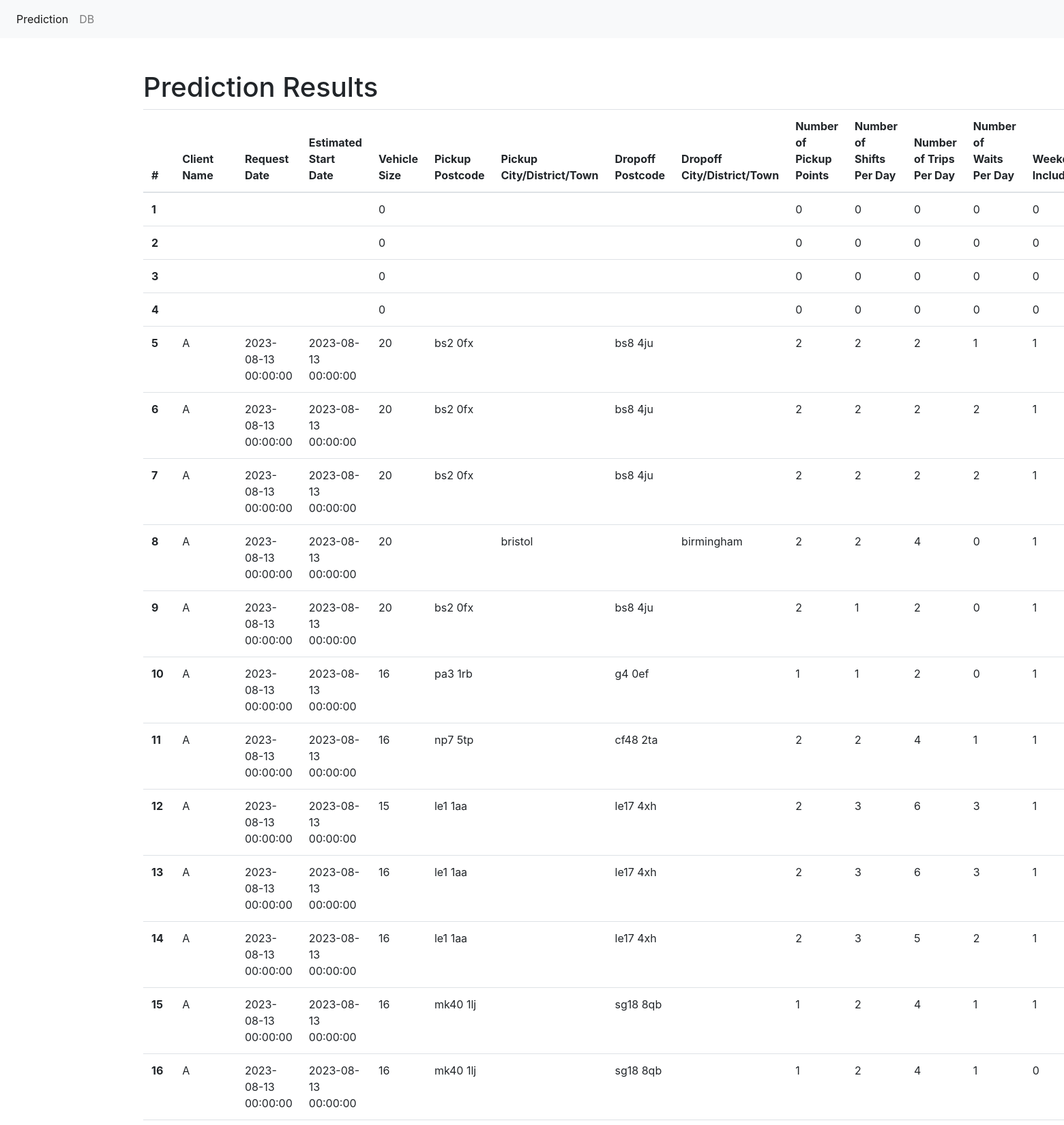
The app's page /results/ (upper part) with its own data.
### predict/models.py (models this page shows, shortened)
class PredResults(models.Model):
    client_name = models.CharField(max_length=30, default="")
    request_date = models.CharField(max_length=30, default="")
    start_date = models.CharField(max_length=30, default="")
    vehicle_size = models.IntegerField(default=0)
    pickup_postcode_1 = models.CharField(max_length=30, default="")
    pickup_city_1 = models.CharField(max_length=30, default="")
    dropoff_postcode_1 = models.CharField(max_length=30, default="")
    dropoff_city_1 = models.CharField(max_length=30, default="")
    number_pickups = models.IntegerField(default=0)
    number_shifts = models.IntegerField(default=0)
    number_trips = models.IntegerField(default=0)
    number_waits_returns = models.IntegerField(default=0)
    weekday = models.IntegerField(default=0)
    weekend = models.IntegerField(default=0)
    unsociable_hours = models.IntegerField(default=0)
    pred_price = models.FloatField(default=0)
    lower_price = models.FloatField(default=0)
    upper_price = models.FloatField(default=0)

### predict/views.py (the view)
# urls.py: path('results/', views.view_results, name='results'),
def view_results(request):
    data = {"dataset": PredResults.objects.all()}
    return render(request, "results.html", data)

### templates/results.html (shortened to what this page needs)
{% extends "base.html" %}
{% block main %}
    <div class="container pt-5">
        <div class="row">
        <h1>Prediction Results</h1>
            <table class="table">
                <thead>
                <tr>
                <th scope="col">#</th>
                <th scope="col">Client Name</th>
                <th scope="col">Request Date</th>
                <th scope="col">Estimated Start Date</th>
                <th scope="col">Vehicle Size</th>
                <th scope="col">Pickup Postcode</th>
                <th scope="col">Pickup City/District/Town</th>
                <th scope="col">Dropoff Postcode</th>
                <th scope="col">Dropoff City/District/Town</th>
                <th scope="col">Number of Pickup Points</th>
                <th scope="col">Number of Shifts Per Day</th>
                <th scope="col">Number of Trips Per Day</th>
                <th scope="col">Number of Waits Per Day</th>
                <th scope="col">Weekday Included?</th>
                </tr>
                </thead>
                <tbody>
                {% for data in dataset %}
                    <tr>
                    <th scope="row">{{ data.id }}</th>
                    <td>{{ data.client_name }}</td>
                    <td>{{ data.request_date }}</td>
                    <td>{{ data.start_date }}</td>
                    <td>{{ data.vehicle_size }}</td>
                    <td>{{ data.pickup_postcode_1 }}</td>
                    <td>{{ data.pickup_city_1 }}</td>
                    <td>{{ data.dropoff_postcode_1 }}</td>
                    <td>{{ data.dropoff_city_1 }}</td>
                    <td>{{ data.number_pickups }}</td>
                    <td>{{ data.number_shifts }}</td>
                    <td>{{ data.number_trips }}</td>
                    <td>{{ data.number_waits_returns }}</td>
                    <td>{{ data.weekday }}</td>
                    </tr>
                {% endfor %}
                </tbody>
            </table>
        </div>
    </div>
{% endblock %}

### templates/base.html (shortened to what this page needs)
<!doctype html>
<html lang="en">
    <head>
    <link rel="stylesheet" href="https://stackpath.bootstrapcdn.com/bootstrap/4.4.1/css/bootstrap.min.css">
    </head>
    <body>
    <nav class="navbar navbar-expand-lg navbar-light bg-light">
        <div class="collapse navbar-collapse" id="navbarSupportedContent">
            <ul class="navbar-nav mr-auto">
                <li class="nav-item active">
                    <a class="nav-link" href="/">Prediction <span class="sr-only">(current)</span></a>
                </li>
                <li class="nav-item">
                    <a class="nav-link" href="/results">DB</a>
                </li>
            </ul>
        </div>
    </nav>
    {% block main %}
    {% endblock %}
    </body>
</html>

### records on screen
PredResults: id "1", vehicle_size "0", number_pickups "0", number_shifts "0", number_trips "0", number_waits_returns "0", weekday "0"
PredResults: id "2", vehicle_size "0", number_pickups "0", number_shifts "0", number_trips "0", number_waits_returns "0", weekday "0"
PredResults: id "3", vehicle_size "0", number_pickups "0", number_shifts "0", number_trips "0", number_waits_returns "0", weekday "0"
PredResults: id "4", vehicle_size "0", number_pickups "0", number_shifts "0", number_trips "0", number_waits_returns "0", weekday "0"
PredResults: id "5", client_name "A", request_date "2023-08-13 00:00:00", start_date "2023-08-13 00:00:00", vehicle_size "20", pickup_postcode_1 "bs2 0fx", dropoff_postcode_1 "bs8 4ju", number_pickups "2", number_shifts "2", number_trips "2", number_waits_returns "1", weekday "1"
PredResults: id "6", client_name "A", request_date "2023-08-13 00:00:00", start_date "2023-08-13 00:00:00", vehicle_size "20", pickup_postcode_1 "bs2 0fx", dropoff_postcode_1 "bs8 4ju", number_pickups "2", number_shifts "2", number_trips "2", number_waits_returns "2", weekday "1"
PredResults: id "7", client_name "A", request_date "2023-08-13 00:00:00", start_date "2023-08-13 00:00:00", vehicle_size "20", pickup_postcode_1 "bs2 0fx", dropoff_postcode_1 "bs8 4ju", number_pickups "2", number_shifts "2", number_trips "2", number_waits_returns "2", weekday "1"
PredResults: id "8", client_name "A", request_date "2023-08-13 00:00:00", start_date "2023-08-13 00:00:00", vehicle_size "20", pickup_city_1 "bristol", dropoff_city_1 "birmingham", number_pickups "2", number_shifts "2", number_trips "4", number_waits_returns "0", weekday "1"
PredResults: id "9", client_name "A", request_date "2023-08-13 00:00:00", start_date "2023-08-13 00:00:00", vehicle_size "20", pickup_postcode_1 "bs2 0fx", dropoff_postcode_1 "bs8 4ju", number_pickups "2", number_shifts "1", number_trips "2", number_waits_returns "0", weekday "1"
PredResults: id "10", client_name "A", request_date "2023-08-13 00:00:00", start_date "2023-08-13 00:00:00", vehicle_size "16", pickup_postcode_1 "pa3 1rb", dropoff_postcode_1 "g4 0ef", number_pickups "1", number_shifts "1", number_trips "2", number_waits_returns "0", weekday "1"
PredResults: id "11", client_name "A", request_date "2023-08-13 00:00:00", start_date "2023-08-13 00:00:00", vehicle_size "16", pickup_postcode_1 "np7 5tp", dropoff_postcode_1 "cf48 2ta", number_pickups "2", number_shifts "2", number_trips "4", number_waits_returns "1", weekday "1"
PredResults: id "12", client_name "A", request_date "2023-08-13 00:00:00", start_date "2023-08-13 00:00:00", vehicle_size "15", pickup_postcode_1 "le1 1aa", dropoff_postcode_1 "le17 4xh", number_pickups "2", number_shifts "3", number_trips "6", number_waits_returns "3", weekday "1"
PredResults: id "13", client_name "A", request_date "2023-08-13 00:00:00", start_date "2023-08-13 00:00:00", vehicle_size "16", pickup_postcode_1 "le1 1aa", dropoff_postcode_1 "le17 4xh", number_pickups "2", number_shifts "3", number_trips "6", number_waits_returns "3", weekday "1"
PredResults: id "14", client_name "A", request_date "2023-08-13 00:00:00", start_date "2023-08-13 00:00:00", vehicle_size "16", pickup_postcode_1 "le1 1aa", dropoff_postcode_1 "le17 4xh", number_pickups "2", number_shifts "3", number_trips "5", number_waits_returns "2", weekday "1"
PredResults: id "15", client_name "A", request_date "2023-08-13 00:00:00", start_date "2023-08-13 00:00:00", vehicle_size "16", pickup_postcode_1 "mk40 1lj", dropoff_postcode_1 "sg18 8qb", number_pickups "1", number_shifts "2", number_trips "4", number_waits_returns "1", weekday "1"
PredResults: id "16", client_name "A", request_date "2023-08-13 00:00:00", start_date "2023-08-13 00:00:00", vehicle_size "16", pickup_postcode_1 "mk40 1lj", dropoff_postcode_1 "sg18 8qb", number_pickups "1", number_shifts "2", number_trips "4", number_waits_returns "1", weekday "0"
